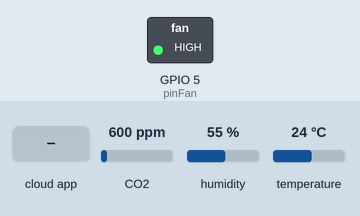
Recording of a sketch running on a simulated ESP8266 (NodeMCU). On the bench: switched loads named in the sketch (green lamp = pin HIGH). Inputs (shaded band) come from the test bench; at power-on: CO2 600 ppm, humidity 55 %, temperature 24 °C. WiFi joins after 1.5 s; servers stay silent unless stated; no MQTT or app messages arrive unless stated; what the sketch prints to the serial monitor is not drawn.

Above: at 2.7 s.
2.8 s: the phone or cloud app sets esp8266 to 0
At 3.2 s:
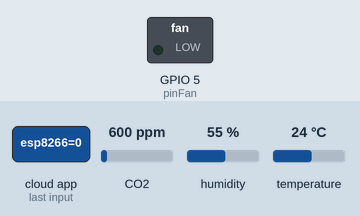
Timing chart, 0 to 5.8 s (numbered marks = the images above; inputs shaded):
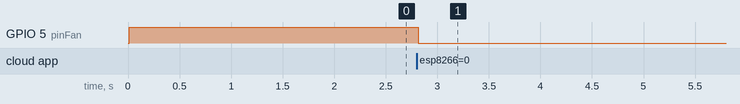

The sketch:

hvacV3.ino
```cpp
/***************************************************
  NodeMCU
****************************************************/
#include <ESP8266WiFi.h>
#include "Adafruit_MQTT.h"
#include "Adafruit_MQTT_Client.h"
#include <dht11.h>
#include "MQ135.h"
#define pinMQ135 A0
/************************* WiFi Access Point *********************************/
#define WLAN_SSID      "HUAWEI" // "SamsungA7" //"HUAWEI"
#define WLAN_PASS       "mehmet708"
#define MQTT_SERVER      "192.168.43.36" // static ip address
#define MQTT_PORT         1883
#define MQTT_USERNAME    ""
#define MQTT_PASSWORD         ""
dht11 dht_sensor; // dht_sensor adında bir DHT11 nesnesi oluşturduk.
MQ135 gasSensor = MQ135(pinMQ135);
const int pinFan = 5;
const int pinDht11 = 4;
float airTemperature, airHumidity, ppm, ppmbalanced, rzero;
/************ Global State ******************/
// Create an ESP8266 WiFiClient class to connect to the MQTT server.
WiFiClient client;
// Setup the MQTT client class by passing in the WiFi client and MQTT server and login details.
Adafruit_MQTT_Client mqtt(&client, MQTT_SERVER, MQTT_PORT, MQTT_USERNAME, MQTT_PASSWORD);
/****************************** Feeds ***************************************/
// Setup a feed calfan 'pi_fan' for publishing.
// Notice MQTT paths for AIO follow the form: <username>/feeds/<feedname>
Adafruit_MQTT_Publish pi_fan = Adafruit_MQTT_Publish(&mqtt, MQTT_USERNAME "/fan/pi");
// Setup a feed calfan 'esp8266_fan' for subscribing to changes.
Adafruit_MQTT_Subscribe esp8266_fan = Adafruit_MQTT_Subscribe(&mqtt, MQTT_USERNAME "/fan/esp8266");
/*************************** Sketch Code ************************************/
void MQTT_connect();
void setup() {
  Serial.begin(115200);
  delay(10);
  pinMode(pinFan, OUTPUT);
  digitalWrite(pinFan, HIGH);


  Serial.println(F("RPi-ESP-MQTT"));
  // Connect to WiFi access point.
  Serial.println(); Serial.println();
  Serial.print("Connecting to ");
  Serial.println(WLAN_SSID);
  WiFi.begin(WLAN_SSID, WLAN_PASS);
  while (WiFi.status() != WL_CONNECTED) {
    delay(500);
    Serial.print(".");
  }
  Serial.println();
  Serial.println("WiFi connected");
  Serial.println("IP address: "); Serial.println(WiFi.localIP());
  // Setup MQTT subscription for esp8266_fan feed.
  mqtt.subscribe(&esp8266_fan);
}
uint32_t x = 0;
void loop() {

  MQTT_connect();

  Adafruit_MQTT_Subscribe *subscription;
  while ((subscription = mqtt.readSubscription())) {
    if (subscription == &esp8266_fan) {
      char *message = (char *)esp8266_fan.lastread;
      Serial.print(F("Got: "));
      Serial.println(message);
      // Check if the message was ON, OFF, or TOGGLE.
      if (strncmp(message, "ON", 2) == 0) {
        Serial.println(F("FAN CALISIYOR "));

        digitalWrite(pinFan, HIGH);
      }
      else  {
        // Turn the fan off.
        digitalWrite(pinFan, LOW);
        Serial.println(F("FAN CALISMIYOR !!! "));
      }
      int chk = dht_sensor.read(pinDht11);
      Serial.print("Nem Orani (%): ");
      Serial.println((float)dht_sensor.humidity, 2);

      Serial.print("Sicaklik (Celcius): ");
      Serial.println((float)dht_sensor.temperature, 2);

      airTemperature = (float)dht_sensor.temperature;
      airHumidity = (float)dht_sensor.humidity;
      rzero = gasSensor.getRZero(); //this to get the rzero value, uncomment this to get ppm value
      Serial.print("RZero=");
      Serial.println(rzero); // this to display the rzero value continuously, uncomment this to get ppm value

      ppm = gasSensor.getPPM(); // this to get ppm value, uncomment this to get rzero value
      Serial.print("PPM=");
      Serial.println(ppm); // this to display the ppm value continuously, uncomment this to get rzero value

      ppmbalanced = gasSensor.getCorrectedPPM(airTemperature, airHumidity); // this to get ppm value, uncomment this to get rzero value
      Serial.print("PPM Corrected=");
      Serial.println(ppmbalanced); // this to display the ppm value continuously, uncomment this to get rzero value
      Serial.println("------------------");


      String valueDHT11Temp = String(airTemperature, 2);
      String valueDHT11Hum = String(airHumidity, 2);
      String dataCO2 = "CO2: " + String(ppmbalanced);
      String dataDHT11Temp = "TEMPERATURE:" + valueDHT11Temp;
      String dataDHT11Hum = "HUMIDITY:" + valueDHT11Hum;

      String integratedData = dataCO2 + "*" + dataDHT11Temp + "; " +  dataDHT11Hum  ;
      pi_fan.publish(integratedData.c_str());
    }
  }
  delay(20);

}
// Function to connect and reconnect as necessary to the MQTT server.
void MQTT_connect() {
  int8_t ret;
  // Stop if already connected.
  if (mqtt.connected()) {
    return;
  }
  Serial.print("Connecting to MQTT... ");
  uint8_t retries = 3;
  while ((ret = mqtt.connect()) != 0) { // connect will return 0 for connected
    Serial.println(mqtt.connectErrorString(ret));
    Serial.println("Retrying MQTT connection in 5 seconds...");
    mqtt.disconnect();
    delay(5000);  // wait 5 seconds
    retries--;
    if (retries == 0) {
      // basically die and wait for WDT to reset me
      while (1);
    }
  }
  Serial.println("MQTT Connected!");
}
```

Measured:
- after the input at 2.8 s, GPIO 5 (pinFan): HIGH → LOW at once
